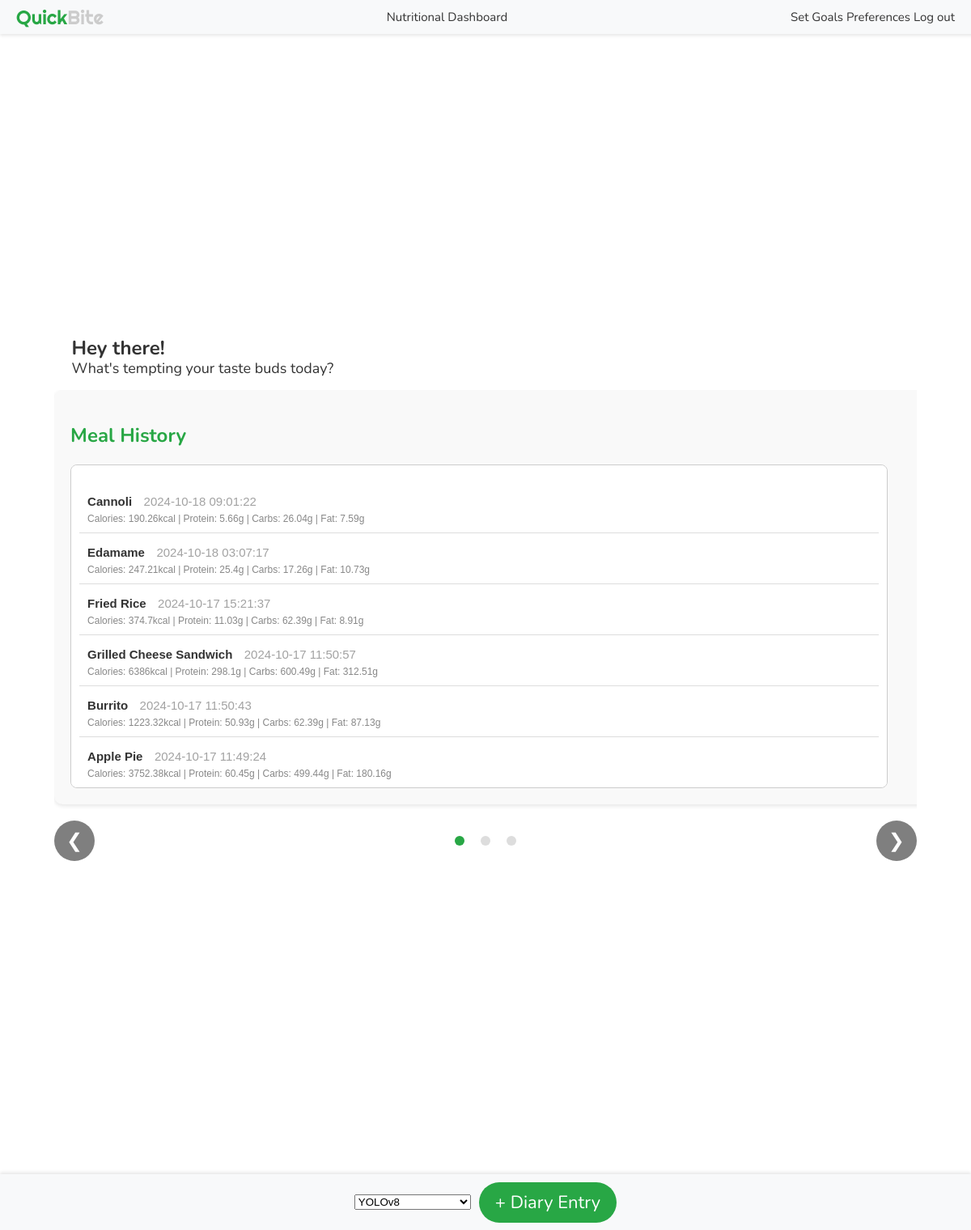
The app's page /dashboard (signed in) with its own data.
### tables this page shows
CREATE TABLE diary_meal_entries (
    id INTEGER PRIMARY KEY AUTOINCREMENT,
    user_id INTEGER NOT NULL,           -- Foreign key to reference users table
    meal_name TEXT NOT NULL,   
    SUGAR_added_g INTEGER,
    CA_mg INTEGER,
    CHOCDF_net_g INTEGER,
    CHOCDF_g INTEGER,
    CHOLE_mg INTEGER,
    ENERC_KCAL_kcal INTEGER,
    FAMS_g INTEGER,
    FAPU_g INTEGER,
    FASAT_g INTEGER,
    FATRN_g INTEGER,
    FIBTG_g INTEGER,
    FOLDFE_microg INTEGER,
    FOLFD_microg INTEGER,
    FOLAC_microg INTEGER,
    FE_mg INTEGER,
    MG_mg INTEGER,
    NIA_mg INTEGER,
    P_mg INTEGER,
    K_mg INTEGER,
    PROCNT_g INTEGER,
    RIBF_mg INTEGER,
    NA_mg INTEGER,
    SUGAR_ALCOHOL_g INTEGER,
    SUGAR_g INTEGER,
    THIA_mg INTEGER,
    FAT_g INTEGER,
    VITA_RAE_microg INTEGER,
    VITB12_microg INTEGER,
    VITB6A_mg INTEGER,
    VITC_mg INTEGER,
    VITD_microg INTEGER,
    TOCPHA_mg INTEGER,
    VITK_microg INTEGER,
    WATER_g INTEGER,
    ZN_mg INTEGER,
    timestamp TEXT NOT NULL              -- Timestamp when the meal was logged
, path_to_image TEXT, serving_count integer);

### app.py (the view)
@app.route("/dashboard")
@login_required
def dashboard():
    db = get_db()
    cursor = db.cursor()
    cursor.execute(
        """SELECT *, ENERC_KCAL_kcal as calories,
                   PROCNT_g as protein, CHOCDF_g as carbs, FAT_g as fat, timestamp FROM diary_meal_entries
                   WHERE user_id = ? ORDER BY datetime(timestamp) DESC""",
        (current_user.id,),
    )
    meals = cursor.fetchall()
    seven_days_ago = datetime.now() - timedelta(days=7)
    cursor.execute(
        """
        SELECT strftime('%Y-%m-%d', timestamp) AS day,
               SUM(ENERC_KCAL_kcal) AS calories,
               SUM(PROCNT_g) as protein,
               SUM(CHOCDF_g) as carbs,
               SUM(FAT_g) as fat
        FROM diary_meal_entries
        WHERE user_id = ? AND timestamp >= ?
        GROUP BY day
        ORDER BY day DESC
    """,
        (current_user.id, seven_days_ago),
    )
    meals_last_7_days = cursor.fetchall()
    cursor.execute(
        """
        WITH current_user_diary_meal_entries AS (
        SELECT * FROM diary_meal_entries
        WHERE user_id = ? AND DATE(timestamp) = DATE()
        )
        , current_user_table as (
        SELECT * FROM users
        WHERE id = ?
        )
        , today_nutrients AS (
        SELECT
        'Calories' AS nutrients,
        SUM(ENERC_KCAL_kcal) AS daily_calories
        FROM current_user_diary_meal_entries
        GROUP BY 1
        UNION
        SELECT
        'Proteins' AS nutrients,
        SUM(PROCNT_g)*4/SUM(ENERC_KCAL_kcal)*100 as daily_protein_pct
        FROM current_user_diary_meal_entries
        GROUP BY 1
        UNION
        SELECT
        'Carbs' AS nutrients,
        SUM(CHOCDF_g)*4/SUM(ENERC_KCAL_kcal)*100 as daily_carbs_pct
        FROM current_user_diary_meal_entries
        GROUP BY 1
        UNION
        SELECT
        'Fats' AS nutrients,
        SUM(FAT_g)*9/SUM(ENERC_KCAL_kcal)*100 as daily_fat_pct
        FROM current_user_diary_meal_entries
        GROUP BY 1
        )
        , daily_goals as (
        SELECT KEY AS nutrients, value AS set_goals
        FROM current_user_table, json_each(goals)
        )
        SELECT b.nutrients,
        ROUND(COALESCE(a.daily_calories,0),2) AS daily_calories,
        CAST(b.set_goals AS INTEGER) AS set_goals,
        ROUND(COALESCE(a.daily_calories,0)/NULLIF(CAST(b.set_goals AS INTEGER),0)*100,2) AS pct_of_goal
        FROM daily_goals b
        LEFT JOIN today_nutrients a ON
            a.nutrients = b.nutrients
    """,
        (current_user.id, current_user.id,),
    )
    goals = cursor.fetchall()
    db.close()
    return render_template(
        "dashboard.html",
        user=current_user,
        meals=meals,
        user_id=current_user.id,
        meals_last_7_days=json.dumps(meals_last_7_days),
        goals=json.dumps(goals)
    )

### app.py (called while the page is built)
def get_db():
    if "db" not in g:
        g.db = sqlite3.connect("database.db")
    return g.db

@login_manager.user_loader
def load_user(user_id):
    db = get_db()
    cursor = db.cursor()
    cursor.execute("SELECT * FROM users WHERE id = ?", (user_id,))
    user_data = cursor.fetchone()
    if user_data:
        return User(*user_data)
    return None

### templates/dashboard.html (shortened to what this page needs)
<!DOCTYPE html>
<html lang="en">
<head>
    <link rel="stylesheet" href="{{ url_for('static', filename='css/style.css') }}">
</head>
<body class="no-background">
    <div class="header-bar">
        <div class="left" id="title-refresh">
            <span style="color: #28a745;">Quick</span><span style="color: #cccccc;">Bite</span>
        </div>
        <div class="center">Nutritional Dashboard</div>
        <div class="right">
            <a href="{{ url_for('goals') }}" style="text-decoration: none; color: inherit;"> Set Goals</a>
            <a href="{{ url_for('preferences') }}" style="text-decoration: none; color: inherit;">Preferences</a>
            <a href="{{ url_for('logout') }}" style="text-decoration: none; color: inherit;">Log out</a>
        </div>
    </div>
    <div class="grid-layout">
        <p class="greeting-text">
            <span class="greeting-main">Hey there!</span><span class="greeting-sub">What's tempting your taste buds
                today?</span>
        </p>
        <div class="carousel-container">
            <div class="carousel">
                <div class="carousel-item">
                    <h2>Meal History</h2>
                    <div class="meal-list">
                        <ul>
                            {% for meal in meals %}
                            <li data-meal-id="{{ meal[0] }}">
                                <span class="meal-name">{{ meal[2] }}</span>
                                <span class="meal-time">{{ meal[-1] }}</span><br>
                                <span class="meal-info">
                                    Calories: {{ meal[8] }}kcal | Protein: {{ meal[22] }}g | Carbs: {{ meal[6] }}g |
                                    Fat: {{ meal[28] }}g
                                </span>
                            </li>
                            {% else %}
                            <li>No meals recorded yet.</li>
                            {% endfor %}
                        </ul>
                    </div>
                </div>
            </div>
            <div class="carousel-controls">
                <button class="carousel-prev" onclick="prevSlide()">&#10094;</button>
                <div class="carousel-indicators">
                    <span class="indicator active" onclick="showSlide(0)"></span>
                    <span class="indicator" onclick="showSlide(1)"></span>
                    <span class="indicator" onclick="showSlide(2)"></span>
                </div>
                <button class="carousel-next" onclick="nextSlide()">&#10095;</button>
            </div>
        </div>
    </div>
    <div class="bottom-bar">
        <form id="uploadForm" action="/upload" method="POST" enctype="multipart/form-data">
            <select id="model-select" name="model">
                <option value="yolov8">YOLOv8</option>
            </select>
        </form>
        <button class="add-diary-button" onclick="triggerFileUpload()">+ Diary Entry</button>
    </div>
</body>
</html>

### static/css/style.css (style rules this page uses)
body { font-family: 'Nunito', sans-serif; background-size: cover; background-position: center; animation: fadeBackground 30s infinite; color: #333; margin: 0; padding: 0; display: flex; justify-content: center; align-items: center; height: 100vh; animation-timing-function:cubic-bezier(0.895, 0.03, 0.685, 0.22) }
h2 { color: #333; font: 24px 'Righteous'; color: #28a745; margin-bottom: 20px; }
p { font-family: 'nunito', sans-serif; color: #a2a2a2; }
button { width: 100%; padding: 10px; background-color: #888888; color: white; border: none; border-radius: 4px; cursor: pointer; margin: 10px 0; }
a { color: #888888; text-decoration: none; }
.meal-list { background-color: #fff; height: auto; overflow-y: auto; border: 1px solid #ccc; padding: 10px; border-radius: 8px; max-width: 32%; min-height: 400px; box-sizing: border-box; }
.meal-list ul { padding: 0; list-style-type: none; }
.meal-list li { padding: 10px; margin: 5px 0; border-bottom: 1px solid #ddd; }
.no-background { background: none !important; }
.header-bar { position: fixed; top: 0; left: 0; width: 100%; height: 42px; background-color: #f8f9fa; display: flex; justify-content: space-between; align-items: center; padding: 0 20px; box-shadow: 0 2px 4px rgba(0, 0, 0, 0.1); z-index: 1000; }
.header-bar .left { font-family: 'Righteous', sans-serif; font-size: 24px; }
.header-bar .center { font-family: 'nunito', sans-serif; font-size: 15px; text-align: center; flex: 1; }
.header-bar .right { font-family: 'nunito', sans-serif; font-size: 15px; text-align: right; padding-right: 40px; }
.bottom-bar { position: fixed; bottom: 0; left: 0; width: 100%; height: 69px; background-color: #f8f9fa; display: flex; justify-content: center; align-items: center; gap: 10px; box-shadow: 0 -2px 4px rgba(0, 0, 0, 0.1); z-index: 1000; }
.add-diary-button { background-color: #28a745; border: none; padding: 10px 20px; font-size: 22px; border-radius: 69px; width: auto; font-family: 'nunito', sans-serif; cursor: pointer; }
.meal-name { font-weight: bold; font-size: 15px; }
.meal-time { color: #a2a2a2; font-size: 15px; margin-left: 10px; }
.meal-info { color: #888888; font-size: 12px; display: block; margin-top: 5px; }
.greeting-text { display: block; font-family: 'Nunito', sans-serif; font-size: 18px; text-align: left; color: #333; padding-left: 2%; }
.greeting-main { font-size: 24px; font-weight: bold; display: block; }
.grid-layout { display: grid; grid-template-columns: 1fr; grid-template-rows: auto auto; padding: 20px; max-width: 1400px; margin: 0 auto; }
.greeting-sub { font-size: 18px; display: block; line-height: 1; }
.carousel-container { position: relative; max-width: 1200px; margin: 0 auto; overflow: hidden; padding-bottom: 50px; }
.carousel-container { position: relative; margin: 0 auto; overflow: hidden; }
.carousel { display: flex; transition: transform 0.5s ease-in-out; width: 300%; }
.carousel-item { min-width: 100%; box-sizing: border-box; padding: 20px; background-color: #f9f9f9; border-radius: 10px; box-shadow: 0 2px 5px rgba(0, 0, 0, 0.1); }
.carousel-controls { display: flex; justify-content: space-between; align-items: center; margin-top: 10px; width: 100%; }
.carousel-prev, .carousel-next { background-color: rgba(0, 0, 0, 0.5); color: white; border: none; padding: 10px; cursor: pointer; font-size: 24px; border-radius: 50%; width: 50px; height: 50px; transition: background-color 0.3s ease; display: flex; justify-content: center; align-items: center; }
.carousel-indicators { position: absolute; left: 50%; transform: translateX(-50%); display: flex; justify-content: center; align-items: center; gap: 10px; }
.indicator { display: inline-block; width: 12px; height: 12px; margin: 0 5px; background-color: #ddd; border-radius: 50%; cursor: pointer; }
.indicator.active { background-color: #28a745; }
.carousel-item h2 { font-family: 'Nunito', sans-serif; font-weight: 700; font-size: 24px; color: #28a745; margin-bottom: 20px; }
#title-refresh { cursor: pointer; }

### templates/dashboard.html (style rules this page uses)
body { font-family: Arial, sans-serif; }
.meal-list { height: 300px; overflow-y: scroll; }

### records on screen
diary_meal_entries: meal_name "Cannoli", timestamp "2024-10-18 09:01:22", ENERC_KCAL_kcal "190.26", PROCNT_g "5.66", CHOCDF_g "26.04", FAT_g "7.59"
diary_meal_entries: meal_name "Edamame", timestamp "2024-10-18 03:07:17", ENERC_KCAL_kcal "247.21", PROCNT_g "25.4", CHOCDF_g "17.26", FAT_g "10.73"
diary_meal_entries: meal_name "Fried Rice", timestamp "2024-10-17 15:21:37", ENERC_KCAL_kcal "374.7", PROCNT_g "11.03", CHOCDF_g "62.39", FAT_g "8.91"
diary_meal_entries: meal_name "Grilled Cheese Sandwich", timestamp "2024-10-17 11:50:57", ENERC_KCAL_kcal "6386", PROCNT_g "298.1", CHOCDF_g "600.49", FAT_g "312.51"
diary_meal_entries: meal_name "Burrito", timestamp "2024-10-17 11:50:43", ENERC_KCAL_kcal "1223.32", PROCNT_g "50.93", CHOCDF_g "62.39", FAT_g "87.13"
diary_meal_entries: meal_name "Apple Pie", timestamp "2024-10-17 11:49:24", ENERC_KCAL_kcal "3752.38", PROCNT_g "60.45", CHOCDF_g "499.44", FAT_g "180.16"
